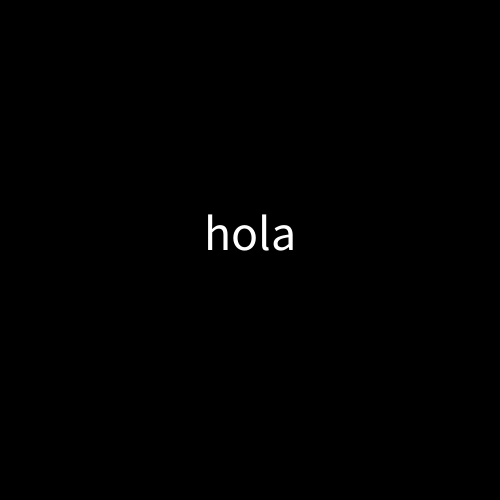
Frame 1 (no input)
Frame 60 (the mouse pressed at the canvas centre just before this capture): identical to frame 1, image omitted
Frame 120 (the mouse held since frame 60 and released just before this capture): identical to frame 1, image omitted

The Processing sketch that drew this single still picture (run headless with seeded random() and noise(); from frame 60 on, the mouse is pressed at the canvas centre):

// Processing sketch: aleatorio
// ── aleatorio.pde
int numeroEstudiantes = 29;

void setup() {
  size(500, 500);
  background(0);
  textSize(width/10);
  textAlign(CENTER);
  text("hola", width/2, height/2);
 
}

void draw() {
}

void mouseClicked() {
  background(0);
  text(floor(random(numeroEstudiantes)), width/2, height/2);
}
